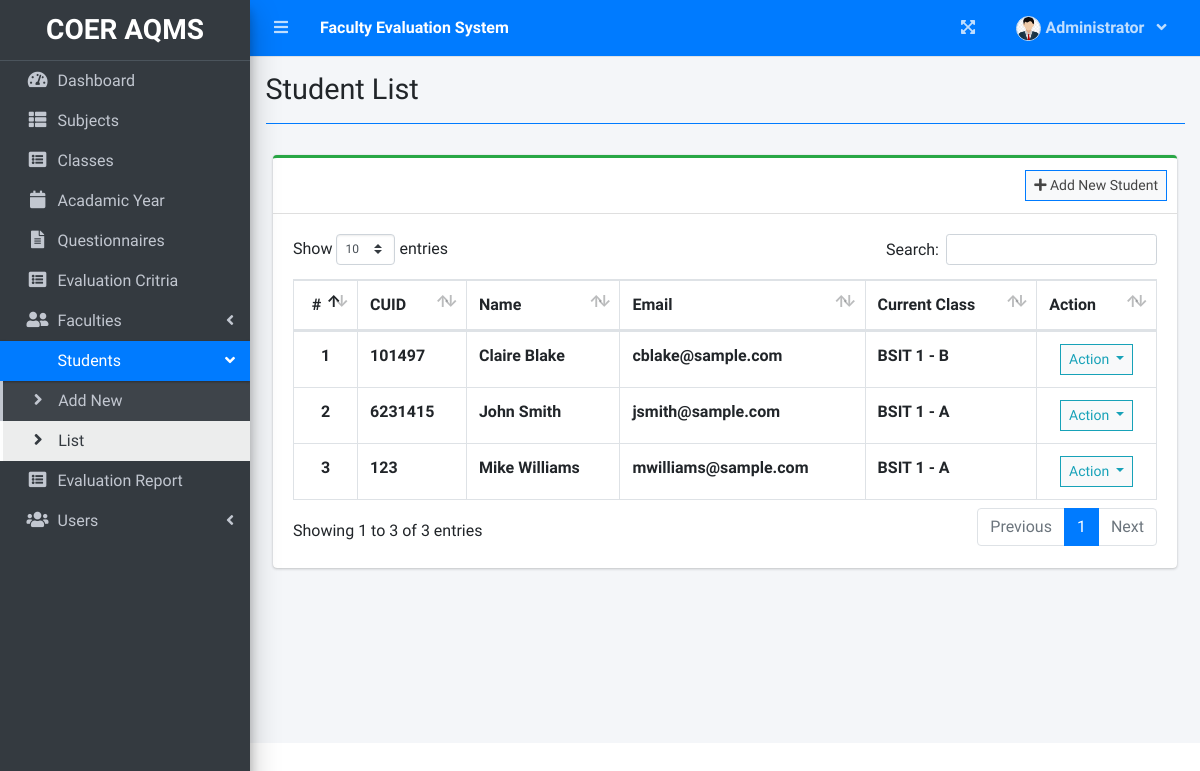
The app's page /index.php?page=student_list (signed in) with its own data.
### tables this page shows
CREATE TABLE `student_list` (
  `id` int(30) NOT NULL,
  `school_id` varchar(100) NOT NULL,
  `firstname` varchar(200) NOT NULL,
  `lastname` varchar(200) NOT NULL,
  `email` varchar(200) NOT NULL,
  `password` text NOT NULL,
  `class_id` int(30) NOT NULL,
  `avatar` varchar(255) NOT NULL DEFAULT 'no-image-available.png',
  `date_created` datetime NOT NULL DEFAULT current_timestamp()
);

### admin/student_list.php (the view, shortened to what this page needs)
<?php include'db_connect.php' ?>
<div class="col-lg-12">
	<div class="card card-outline card-success">
		<div class="card-header">
			<div class="card-tools">
				<a class="btn btn-block btn-sm btn-default btn-flat border-primary" href="./index.php?page=new_student"><i class="fa fa-plus"></i> Add New Student</a>
			</div>
		</div>
		<div class="card-body">
			<table class="table tabe-hover table-bordered" id="list">
				<thead>
					<tr>
						<th class="text-center">#</th>
						<th>CUID</th>
						<th>Name</th>
						<th>Email</th>
						<th>Current Class</th>
						<th>Action</th>
					</tr>
				</thead>
				<tbody>
					<?php
					$i = 1;
					$class= array();
					$classes = $conn->query("SELECT id,concat(curriculum,' ',level,' - ',section) as `class` FROM class_list");
					while($row=$classes->fetch_assoc()){
						$class[$row['id']] = $row['class'];
					}
					$qry = $conn->query("SELECT *,concat(firstname,' ',lastname) as name FROM student_list order by concat(firstname,' ',lastname) asc");
					while($row= $qry->fetch_assoc()):
					?>
					<tr>
						<th class="text-center"><?php echo $i++ ?></th>
						<td><b><?php echo $row['school_id'] ?></b></td>
						<td><b><?php echo ucwords($row['name']) ?></b></td>
						<td><b><?php echo $row['email'] ?></b></td>
						<td><b><?php echo isset($class[$row['class_id']]) ? $class[$row['class_id']] : "N/A" ?></b></td>
						<td class="text-center">
							<button type="button" class="btn btn-default btn-sm btn-flat border-info wave-effect text-info dropdown-toggle" data-toggle="dropdown" aria-expanded="true">
		                      Action
		                    </button>
						</td>
					</tr>
				<?php endwhile; ?>
				</tbody>
			</table>
		</div>
	</div>
</div>

### index.php (shortened to what this page needs)
<!DOCTYPE html>
<html lang="en">
<?php
	include 'header.php'
?>
<body class="hold-transition sidebar-mini layout-fixed layout-navbar-fixed layout-footer-fixed">
<div class="wrapper">
  <?php include 'topbar.php' ?>
  <?php include $_SESSION['login_view_folder'].'sidebar.php' ?>
  <div class="content-wrapper">
    <div class="content-header">
      <div class="container-fluid">
        <div class="row mb-2">
          <div class="col-sm-6">
            <h1 class="m-0"><?php echo $title ?></h1>
          </div>
        </div>
            <hr class="border-primary">
      </div>
    </div>
    <section class="content">
      <div class="container-fluid">
         <?php
            $page = isset($_GET['page']) ? $_GET['page'] : 'home';
            if(!file_exists($_SESSION['login_view_folder'].$page.".php")){
                include '404.html';
            }else{
            include $_SESSION['login_view_folder'].$page.'.php';
            }
          ?>
      </div>
    </section>
  </div>
      <b><?php echo $_SESSION['system']['name'] ?></b>
    </div>
</body>
</html>

### header.php (shortened to what this page needs)
<head>
  <?php
  $title = isset($_GET['page']) ? ucwords(str_replace("_", ' ', $_GET['page'])) : "Home";
  ?>
  <link rel="stylesheet" href="assets/plugins/fontawesome-free/css/all.min.css">
  <link rel="stylesheet" href="https://code.ionicframework.com/ionicons/2.0.1/css/ionicons.min.css">
  <link rel="stylesheet" href="assets/plugins/overlayScrollbars/css/OverlayScrollbars.min.css">
  <link rel="stylesheet" href="assets/plugins/datatables-bs4/css/dataTables.bootstrap4.min.css">
  <link rel="stylesheet" href="assets/plugins/datatables-responsive/css/responsive.bootstrap4.min.css">
  <link rel="stylesheet" href="assets/plugins/datatables-buttons/css/buttons.bootstrap4.min.css">
  <link rel="stylesheet" href="assets/plugins/select2/css/select2.min.css">
  <link rel="stylesheet" href="assets/plugins/select2-bootstrap4-theme/select2-bootstrap4.min.css">
  <link rel="stylesheet" href="assets/plugins/sweetalert2-theme-bootstrap-4/bootstrap-4.min.css">
  <link rel="stylesheet" href="assets/plugins/jquery-ui/jquery-ui.min.css">
  <link rel="stylesheet" href="assets/plugins/toastr/toastr.min.css">
  <link rel="stylesheet" href="assets/plugins/dropzone/min/dropzone.min.css">
  <link rel="stylesheet" href="assets/dist/css/jquery.datetimepicker.min.css">
  <link rel="stylesheet" href="assets/plugins/icheck-bootstrap/icheck-bootstrap.min.css">
  <link rel="stylesheet" href="assets/plugins/bootstrap4-toggle/css/bootstrap4-toggle.min.css">
  <link rel="stylesheet" href="assets/dist/css/adminlte.min.css">
  <link rel="stylesheet" href="assets/dist/css/styles.css">
  <link rel="stylesheet" href="assets/plugins/summernote/summernote-bs4.min.css">
</head>

### topbar.php (shortened to what this page needs)
<nav class="main-header navbar navbar-expand navbar-primary navbar-dark ">
  <ul class="navbar-nav">
    <?php if(isset($_SESSION['login_id'])): ?>
    <li class="nav-item">
      <a class="nav-link" data-widget="pushmenu" href="" role="button"><i class="fas fa-bars"></i></a>
    </li>
  <?php endif; ?>
    <li>
      <a class="nav-link text-white"  href="./" role="button"> <large><b><?php echo $_SESSION['system']['name'] ?></b></large></a>
    </li>
  </ul>
  <ul class="navbar-nav ml-auto">
    <li class="nav-item">
      <a class="nav-link" data-widget="fullscreen" href="#" role="button">
        <i class="fas fa-expand-arrows-alt"></i>
      </a>
    </li>
   <li class="nav-item dropdown">
          <a class="nav-link"  data-toggle="dropdown" aria-expanded="true" href="javascript:void(0)">
            <span>
              <div class="d-felx badge-pill">
                <span class=""><img src="assets/uploads/<?php echo $_SESSION['login_avatar'] ?>" alt="" class="user-img border "></span>
                <span><b><?php echo ucwords($_SESSION['login_firstname']) ?></b></span>
                <span class="fa fa-angle-down ml-2"></span>
              </div>
            </span>
          </a>
    </li>
  </ul>
</nav>

### admin/sidebar.php (shortened to what this page needs)
  <aside class="main-sidebar sidebar-dark-primary elevation-4">
    <div class="dropdown">
   	<a href="./" class="brand-link">
<h3 class="text-center p-0 m-0"><b>COER AQMS</b></h3>
    </a>
    </div>
    <div class="sidebar">
      <nav class="mt-2">
        <ul class="nav nav-pills nav-sidebar flex-column nav-flat" data-widget="treeview" role="menu" data-accordion="false">
         <li class="nav-item dropdown">
            <a href="./" class="nav-link nav-home">
              <i class="nav-icon fas fa-tachometer-alt"></i>
              <p>
                Dashboard
              </p>
            </a>
          </li>
          <li class="nav-item dropdown">
            <a href="./index.php?page=subject_list" class="nav-link nav-subject_list">
              <i class="nav-icon fas fa-th-list"></i>
              <p>
                Subjects
              </p>
            </a>
          </li>
          <li class="nav-item dropdown">
            <a href="./index.php?page=class_list" class="nav-link nav-class_list">
              <i class="nav-icon fas fa-list-alt"></i>
              <p>
                Classes
              </p>
            </a>
          </li>
          <li class="nav-item dropdown">
            <a href="./index.php?page=academic_list" class="nav-link nav-academic_list">
              <i class="nav-icon fas fa-calendar"></i>
              <p>
                Acadamic Year
              </p>
            </a>
          </li>
          <li class="nav-item dropdown">
            <a href="./index.php?page=questionnaire" class="nav-link nav-questionnaire">
              <i class="nav-icon fas fa-file-alt"></i>
              <p>
                Questionnaires
              </p>
            </a>
          </li>
          <li class="nav-item dropdown">
            <a href="./index.php?page=criteria_list" class="nav-link nav-criteria_list">
              <i class="nav-icon fas fa-list-alt"></i>
              <p>
                Evaluation Critria
              </p>
            </a>
          </li>
          <li class="nav-item">
            <a href="#" class="nav-link nav-edit_faculty">
              <i class="nav-icon fas fa-user-friends"></i>
              <p>
                Faculties
                <i class="right fas fa-angle-left"></i>
              </p>
            </a>
          </li>
          <li class="nav-item">
            <a href="#" class="nav-link nav-edit_student">
              <p>
                 Students
                <i class="right fas fa-angle-left"></i>
              </p>
            </a>
            <ul class="nav nav-treeview">
              <li class="nav-item">
                <a href="./index.php?page=new_student" class="nav-link nav-new_student tree-item">
                  <i class="fas fa-angle-right nav-icon"></i>
                  <p>Add New</p>
                </a>
              </li>
              <li class="nav-item">
                <a href="./index.php?page=student_list" class="nav-link nav-student_list tree-item">
                  <i class="fas fa-angle-right nav-icon"></i>
                  <p>List</p>
                </a>
              </li>
            </ul>
          </li>
          <li class="nav-item dropdown">
            <a href="./index.php?page=report" class="nav-link nav-report">
              <i class="nav-icon fas fa-list-alt"></i>
              <p>
                Evaluation Report
              </p>
            </a>
          </li>
          <li class="nav-item">
            <a href="#" class="nav-link nav-edit_user">
              <i class="nav-icon fas fa-users"></i>
              <p>
                Users
                <i class="right fas fa-angle-left"></i>
              </p>
            </a>
          </li>
        </ul>
      </nav>
    </div>
  </aside>

### topbar.php (style rules this page uses)
.user-img { border-radius: 50%; height: 25px; width: 25px; object-fit: cover; }

### records on screen
student_list: school "101497", name "Claire Blake", email "cblake@sample.com", class "BSIT 1 - B"
student_list: school "6231415", name "John Smith", email "jsmith@sample.com", class "BSIT 1 - A"
student_list: school "123", name "Mike Williams", email "mwilliams@sample.com", class "BSIT 1 - A"

### other values on screen
$_SESSION['system']['name'] "Faculty Evaluation System"
$_SESSION['login_firstname'] "Administrator"
$title "Student List"
